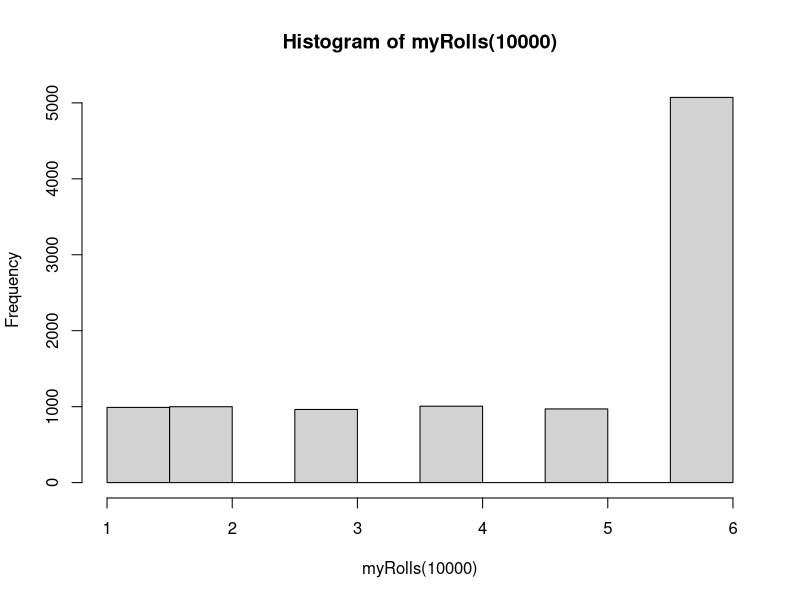
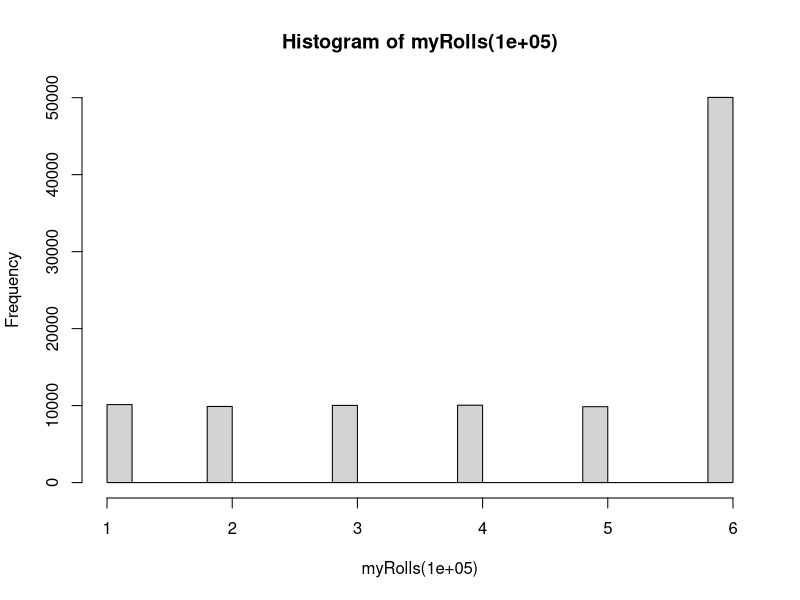
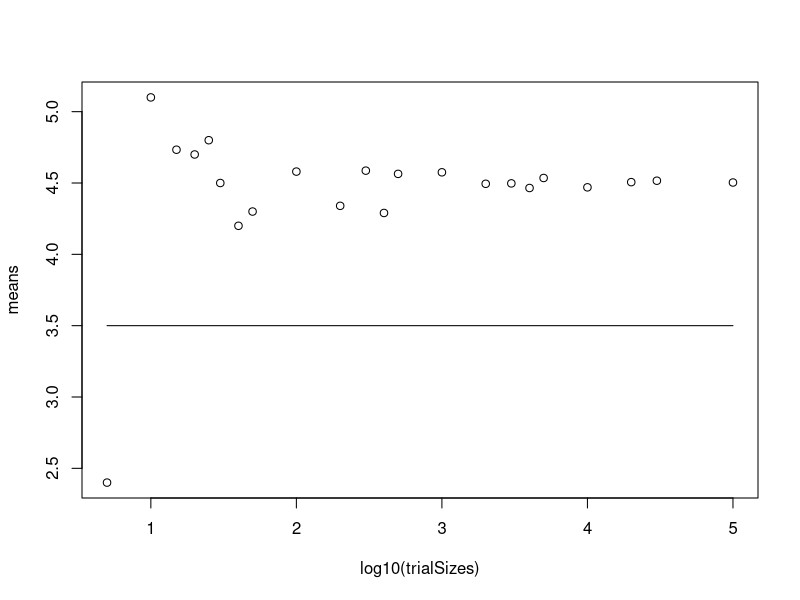

These figures' R source, in order: (Note: this script raises an error after producing the figures.)
#problem 1
diceMean <- (.1*1 + .1*2 +.1*3 + .1*4 + .1*5 +.5*6)/6

diceMean

diceVar <- (.1*(1-.75)^2) + (.1*(2-.75)^2) + (.1*(3-.75)^2) + (.1*(4-.75)^2) + (.1*(5-.75)^2) + (.5*(6-.75)^2)

diceVar


#problem 2
myRolls <- function(x){
  
  numRolls <- x
  
  
for(i in numRolls){
  
  rolls <-sample(1:6, numRolls, replace = TRUE, prob = c(.1, .1, .1, .1, .1, .5))
}
  
  return(rolls)
  
}

myRolls(1000)

#probem 3
hist(myRolls(10000))
hist(myRolls(100000))
#does not follow a uniform distribution as probabilites are skewed, namely the fact that 6 has a 50%
#chance to be rolled compared to the rest at 10% chances


#problem 4
rm(list = ls())
trialSizes <- c(5,10,15,20,25,30,40,50,100,200,300,400,500,1000,2000,3000,4000,5000,10000,20000,30000,100000)
means <- vector(mode = "double", length = length(trialSizes))
variances <- vector(mode = "double", length = length(trialSizes))

for(i in 1:length(trialSizes)){
  
  rolls <- vector(length = trialSizes[i], mode = "double")
  
  for( j in 1:trialSizes[i])
  {
    rolls[j] <- sample(1:6, 1, prob = c(.1,.1,.1,.1,.1,.5))
  }
  
  means[i] <- mean(rolls)
  
  variances[i] <- var(rolls)
}

plot(log10(trialSizes),means)
lines(log10(trialSizes), rep(3.5,length(trialSizes)))
windows()
plot(log10(trialSizes), variances)
lines(log10(trialSizes), rep(2.916,length(trialSizes)))


